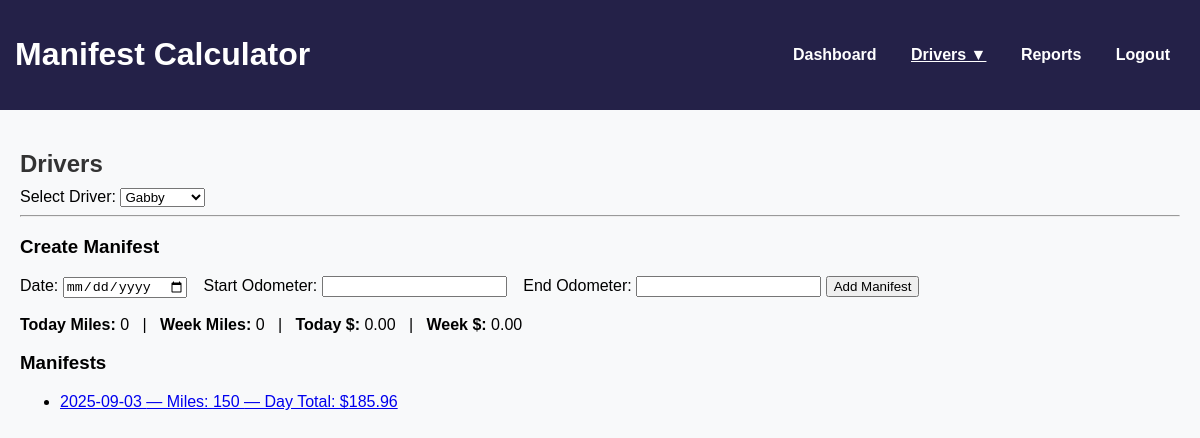
The app's page /drivers?driver=1, older data.
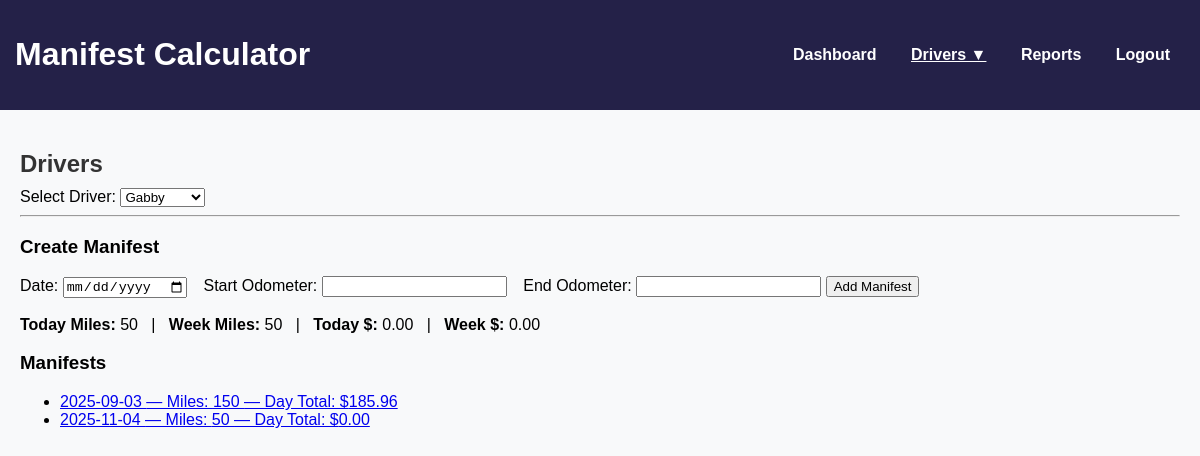
The same page, newer data.
### models.py (models this page shows)
class Manifest(db.Model):
    id = db.Column(db.Integer, primary_key=True)
    driver_id = db.Column(db.Integer, db.ForeignKey('driver.id'), nullable=False)
    date = db.Column(db.Date, nullable=False)
    start_odometer = db.Column(db.Integer)
    end_odometer = db.Column(db.Integer)
    total_miles = db.Column(db.Integer)
    day_total = db.Column(db.Float)  # sum of all stops
    driver = db.relationship('Driver', back_populates='manifests')
    stops = db.relationship('Stop', back_populates='manifest', cascade="all, delete-orphan")

### app.py (the view)
@app.route('/drivers', methods=['GET', 'POST'])
def drivers():
    all_drivers = Driver.query.order_by(Driver.name).all()
    selected_driver_id = request.form.get('driver') or request.args.get('driver')
    manifests = []
    totals = {'day_miles': 0, 'week_miles': 0, 'day_total': 0.0, 'week_total': 0.0}
    if selected_driver_id:
        manifests = Manifest.query.filter_by(driver_id=selected_driver_id).order_by(Manifest.date.asc()).all()
        today = datetime.today().date()
        start_of_week = today - timedelta(days=today.weekday())
        daily = [m for m in manifests if m.date == today]
        weekly = [m for m in manifests if start_of_week <= m.date <= today]
        totals['day_miles'] = sum(m.total_miles or 0 for m in daily)
        totals['week_miles'] = sum(m.total_miles or 0 for m in weekly)
        totals['day_total'] = sum(m.day_total or 0 for m in daily)
        totals['week_total'] = sum(m.day_total or 0 for m in weekly)
    return render_template(
        'drivers.html',
        drivers=all_drivers,
        selected_driver_id=selected_driver_id,
        manifests=manifests,
        totals=totals,
        active_page='drivers'
    )

### app.py (called while the page is built)
@app.context_processor
def inject_drivers():
    all_drivers = Driver.query.order_by(Driver.name).all()
    return dict(all_drivers=all_drivers)

### templates/drivers.html (shortened to what this page needs)
{% extends "base.html" %}
{% block content %}
<h2>Drivers</h2>
<form method="POST" action="{{ url_for('drivers') }}">
  <label for="driver">Select Driver:</label>
  <select name="driver" id="driver" onchange="this.form.submit()">
    {% for d in drivers %}
      <option value="{{ d.id }}" {% if selected_driver_id and d.id == selected_driver_id|int %}selected{% endif %}>
        {{ d.name }}
      </option>
    {% endfor %}
  </select>
</form>
{% if selected_driver_id %}
  <hr>
  <h3>Create Manifest</h3>
  <form method="POST" action="{{ url_for('create_manifest') }}">
    <label>Date:</label>
    <input type="date" name="date" required>
    <label style="margin-left:12px;">Start Odometer:</label>
    <input type="number" name="start_odometer" step="1" required>
    <label style="margin-left:12px;">End Odometer:</label>
    <input type="number" name="end_odometer" step="1" required>
    <button type="submit">Add Manifest</button>
  </form>
  <div style="margin-top:18px;">
    <strong>Today Miles:</strong> {{ totals.day_miles }}
    &nbsp;&nbsp;|&nbsp;&nbsp;
    <strong>Week Miles:</strong> {{ totals.week_miles }}
    &nbsp;&nbsp;|&nbsp;&nbsp;
    <strong>Today $:</strong> {{ "%.2f"|format(totals.day_total) }}
    &nbsp;&nbsp;|&nbsp;&nbsp;
    <strong>Week $:</strong> {{ "%.2f"|format(totals.week_total) }}
  </div>
  <h3 style="margin-top:18px;">Manifests</h3>
  <ul>
    {% for m in manifests %}
      <li>
        <a href="{{ url_for('manifest_detail', manifest_id=m.id) }}">
          {{ m.date }} — Miles: {{ m.total_miles }} — Day Total: ${{ "%.2f"|format(m.day_total or 0) }}
        </a>
      </li>
    {% else %}
      <li>No manifests yet.</li>
    {% endfor %}
  </ul>
{% endif %}
{% endblock %}

### templates/base.html (shortened to what this page needs)
<!DOCTYPE html>
<html lang="en">
<head>
  <link rel="stylesheet" href="{{ url_for('static', filename='css/style.css') }}" />
</head>
<body>
  <header>
    <h1>Manifest Calculator</h1>
    <nav>
      <a href="{{ url_for('index') }}" class="{% if active_page=='dashboard' %}active{% endif %}">Dashboard</a>
      <div class="dropdown">
        <a href="#" class="{% if active_page=='drivers' %}active{% endif %}">Drivers ▼</a>
      </div>
      <a href="{{ url_for('reports') }}" class="{% if active_page=='reports' %}active{% endif %}">Reports</a>
      <a href="{{ url_for('logout') }}" class="{% if active_page=='logout' %}active{% endif %}">Logout</a>
    </nav>
  </header>
  <div class="container">
    {% block content %}{% endblock %}
  </div>
</body>
</html>

### static/css/style.css (style rules this page uses)
body { font-family: Arial, sans-serif; margin: 0; background: #f8f9fa; }
header { background: #242148; color: white; padding: 15px; display: flex; justify-content: space-between; align-items: center; }
nav a { color: white; margin: 0 10px; text-decoration: none; font-weight: bold; padding: 5px }
nav a.active { text-decoration: underline; }
.dropdown { position: relative; display: inline-block; }
.dropdown > a { cursor: pointer; padding: 0 5px; }
.container { padding: 20px; }
h2 { margin-bottom: 10px; color: #333; }

Row changes from the older to the newer data that the page shows:
added Manifest: date "2025-11-04", total_miles "50", day_total "0.00"
Text that changed along with them:
{{ totals.day_miles }}: "0" → "50"
{{ totals.week_miles }}: "0" → "50"
